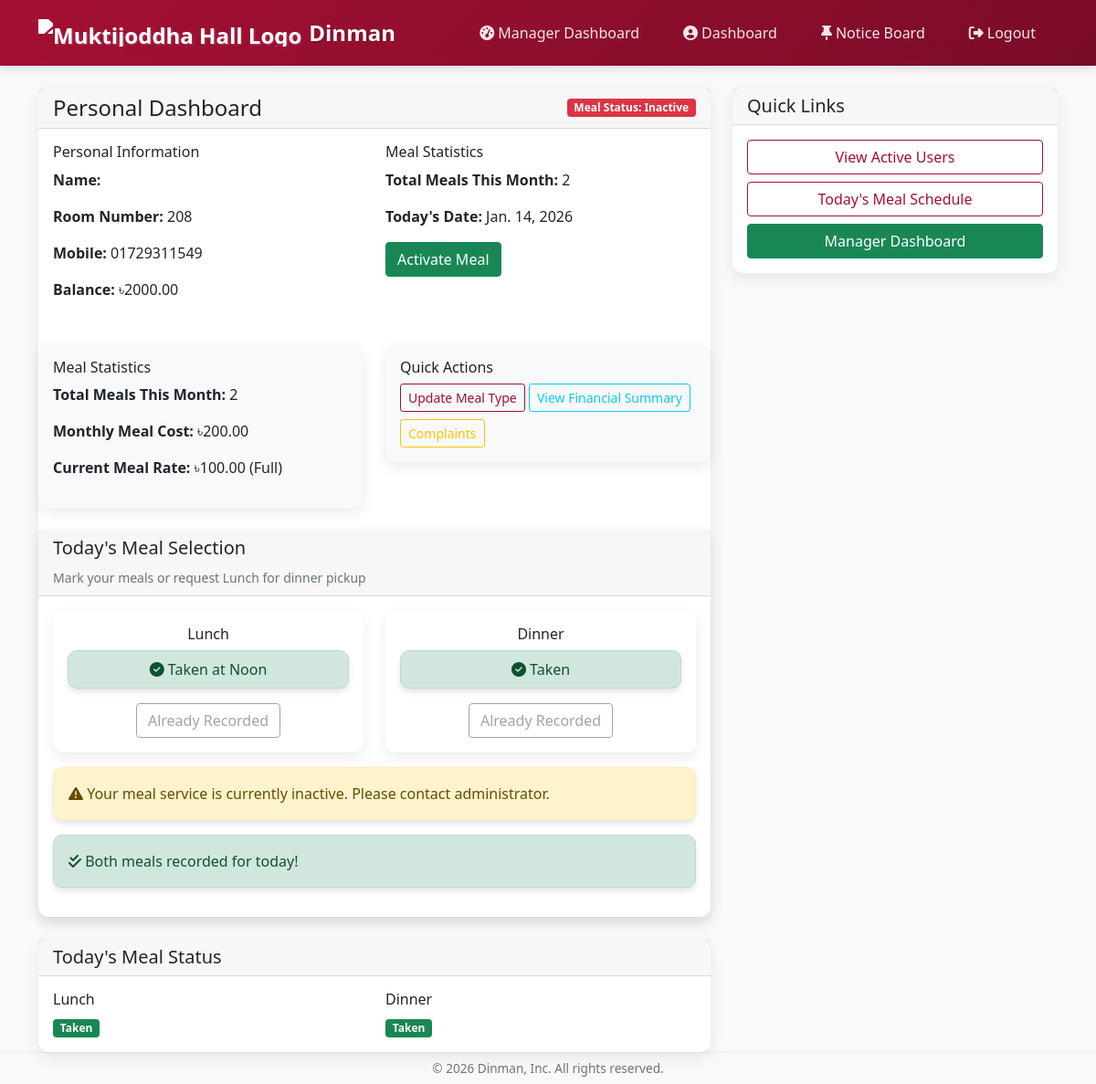
Page /dashboard/ (signed in) on the earlier database version.
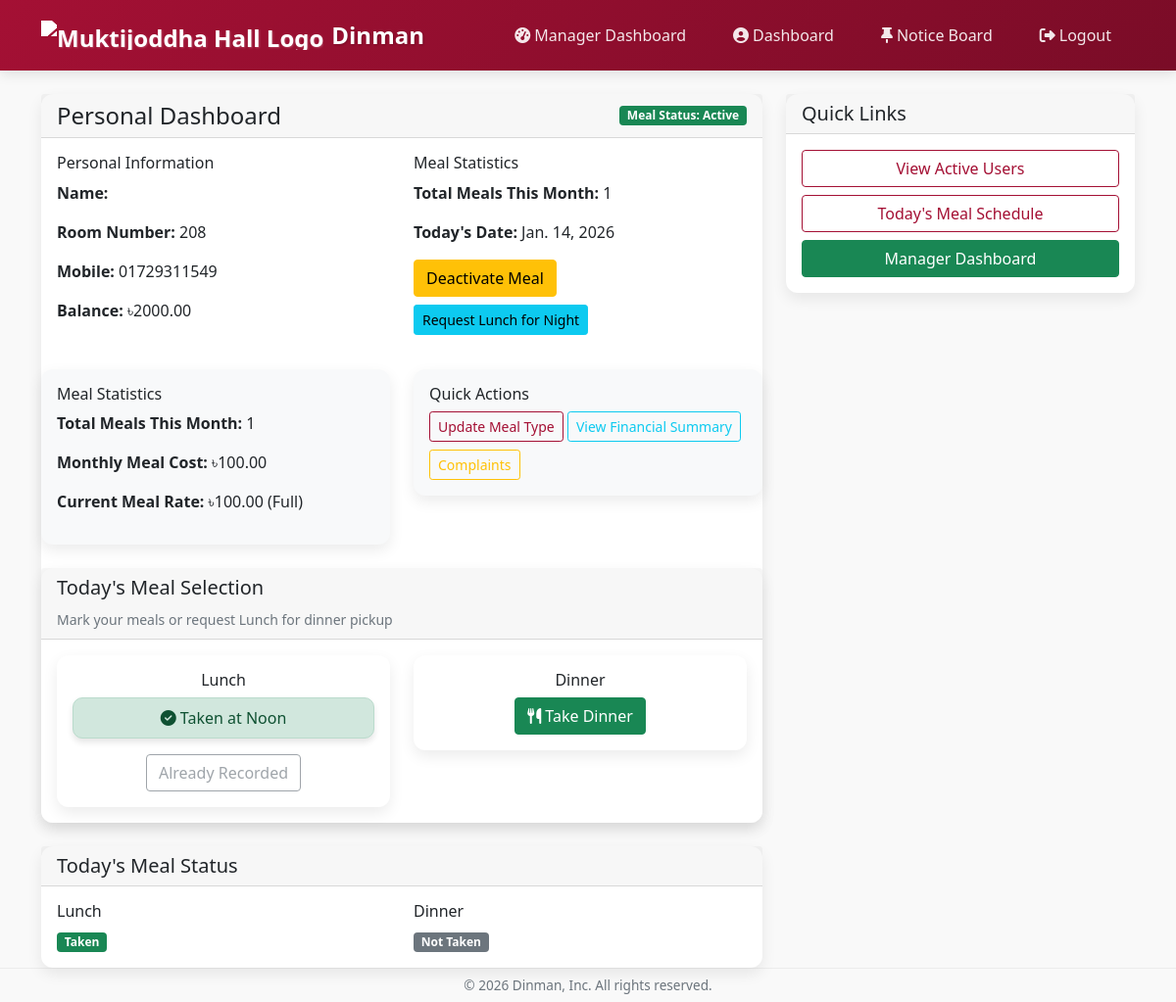
Same page on the later database version.
### dining/models.py (models this page shows, shortened)
class MealRecord(models.Model):
    MEAL_TYPES = [
        ('noon', 'Noon Meal'),
        ('dinner', 'Dinner'),
    ]
    user = models.ForeignKey(User, on_delete=models.CASCADE)
    date = models.DateField(default=timezone.now)
    meal_type = models.CharField(max_length=10, choices=MEAL_TYPES)
    taken = models.BooleanField(default=False)
    requested_for_night = models.BooleanField(default=False)
    meal_count = models.DecimalField(max_digits=4, decimal_places=2, default=1.0)  # 1.0, 2.0, 0.5 etc.
    class Meta:
        unique_together = ['user', 'date', 'meal_type']

### dining/views.py (the view)
# urls.py: path('dashboard/', views.dashboard, name='dashboard'),
@login_required
def dashboard(request):
    user_profile = get_object_or_404(UserProfile, user=request.user)
    today = timezone.now().date()
    today_meals = MealRecord.objects.filter(user=request.user, date=today)
    month_start = timezone.now().replace(day=1)
    meal_records_this_month = MealRecord.objects.filter(
        user=request.user,
        date__gte=month_start,
        taken=True
    )
    total_meals_this_month = meal_records_this_month.aggregate(
        total=Sum('meal_count')
    )['total'] or Decimal('0.00')
    monthly_meal_cost = total_meals_this_month * user_profile.get_meal_rate()
    current_rate = MealRate.objects.filter(effective_from__lte=timezone.now().date()).first()
    if not current_rate:
        current_rate = MealRate.objects.create(full_meal_rate=50.00, half_meal_rate=25.00)
    if user_profile.balance <= 0 and user_profile.meal_active:
        user_profile.meal_active = False
        user_profile.save()
        messages.warning(request, 'Your meal has been automatically deactivated due to insufficient balance.')
    noon_record = MealRecord.objects.filter(
        user=request.user,
        date=today,
        meal_type='noon'
    ).first()
    dinner_record = MealRecord.objects.filter(
        user=request.user,
        date=today,
        meal_type='dinner'
    ).first()
    context = {
        'noon_taken': noon_record.taken if noon_record else False,
        'noon_requested_night': noon_record.requested_for_night if noon_record else False,
        'dinner_taken': dinner_record.taken if dinner_record else False,
        'profile': user_profile,
        'today_meals': today_meals,
        'total_meals_this_month': total_meals_this_month,
        'monthly_meal_cost': monthly_meal_cost,
        'current_rate': current_rate,
        'today': today,
    }
    return render(request, 'dining/dashboard.html', context)

### dining/models.py (called while the page is built)
    def get_meal_rate(self):
        current_rate = MealRate.objects.filter(
            effective_from__lte=timezone.now().date()
        ).order_by('-effective_from').first()
        if not current_rate:
            return Decimal('50.00') if self.meal_type == 'full' else Decimal('25.00')
        if self.meal_type == 'half':
            return current_rate.half_meal_rate
        return current_rate.full_meal_rate

### dining/templates/dining/dashboard.html (shortened to what the changed rows need)
{% extends 'base.html' %}
{% block content %}
<div class="container mt-4">
    <div class="row">
        <div class="col-md-8">
            <div class="card">
                <div class="card-header d-flex justify-content-between align-items-center">
                    <h4 class="mb-0">Personal Dashboard</h4>
                    <span class="badge {% if profile.meal_active %}bg-success{% else %}bg-danger{% endif %}">
                        Meal Status: {% if profile.meal_active %}Active{% else %}Inactive{% endif %}
                    </span>
                </div>
                <div class="card-body">
                    <div class="row">
                        <div class="col-md-6">
                            <h6>Meal Statistics</h6>
                            <p><strong>Total Meals This Month:</strong> {{ total_meals_this_month }}</p>
                            <p><strong>Today's Date:</strong> {{ today }}</p>
                            <div class="mt-3">
                                <form method="POST" action="{% url 'toggle_meal_status' %}">
                                    <button type="submit" class="btn {% if profile.meal_active %}btn-warning{% else %}btn-success{% endif %}">
                                        {% if profile.meal_active %}Deactivate Meal{% else %}Activate Meal{% endif %}
                                    </button>
                                </form>
                                {% if profile.meal_active %}
                                <form method="POST" action="{% url 'request_meal_for_night' %}" class="mt-2">
                                    <button type="submit" class="btn btn-info btn-sm">
                                        Request Lunch for Night
                                    </button>
                                </form>
                                {% endif %}
                            </div>
                        </div>
                    </div>
                </div>
                <div class="row mt-3">
                    <div class="col-md-6">
                        <div class="card bg-light">
                            <div class="card-body">
                                <h6>Meal Statistics</h6>
                                <p><strong>Total Meals This Month:</strong> {{ total_meals_this_month }}</p>
                                <p><strong>Monthly Meal Cost:</strong> ৳{{ monthly_meal_cost }}</p>
                                <p><strong>Current Meal Rate:</strong> ৳{{ profile.get_meal_rate }} ({{ profile.meal_type|title }})</p>
                            </div>
                        </div>
                    </div>
                </div>
                <div class="card mt-4">
                    <div class="card-body">
                        <div class="row">
                            <div class="col-md-6">
                            </div>
                            <div class="col-md-6">
                                <div class="card {% if dinner_taken %}border-success{% endif %}">
                                    <div class="card-body text-center">
                                        <h6>Dinner</h6>
                                        {% if dinner_taken %}
                                            <div class="alert alert-success py-2">
                                                <i class="fas fa-check-circle"></i> Taken
                                            </div>
                                            <button class="btn btn-outline-secondary" disabled>Already Recorded</button>
                                        {% else %}
                                            <form method="POST" action="{% url 'update_meal_count' %}">
                                                <button type="submit" class="btn btn-success"
                                                        {% if not profile.meal_active %}disabled{% endif %}>
                                                    <i class="fas fa-utensils"></i> Take Dinner
                                                </button>
                                            </form>
                                        {% endif %}
                                    </div>
                                </div>
                            </div>
                        </div>
                        {% if not profile.meal_active %}
                            <div class="alert alert-warning mt-3">
                                <i class="fas fa-exclamation-triangle"></i>
                                Your meal service is currently inactive. Please contact administrator.
                            </div>
                        {% endif %}
                        {% if noon_taken and dinner_taken %}
                            <div class="alert alert-success mt-3">
                                <i class="fas fa-check-double"></i>
                                Both meals recorded for today!
                            </div>
                        {% elif noon_requested_night and dinner_taken %}
                            <div class="alert alert-success mt-3">
                                <i class="fas fa-check-double"></i>
                                Noon (dinner pickup) and dinner recorded!
                            </div>
                        {% endif %}
                    </div>
                </div>
            </div>
            <div class="card mt-4">
                <div class="card-body">
                    <div class="row">
                        <div class="col-md-6">
                            <h6>Dinner</h6>
                            {% for meal in today_meals %}
                                {% if meal.meal_type == 'dinner' %}
                                    <span class="badge {% if meal.taken %}bg-success{% else %}bg-secondary{% endif %}">
                                        {% if meal.taken %}Taken{% else %}Not Taken{% endif %}
                                    </span>
                                {% endif %}
                            {% empty %}
                                <span class="badge bg-secondary">Not Recorded</span>
                            {% endfor %}
                        </div>
                    </div>
                </div>
            </div>
        </div>
    </div>
</div>
{% endblock %}

Differences in the rows shown:
changed UserProfile "Full": meal_active False → True (drawn)
changed MealRecord (number 2 of 2 on the later page): taken "Taken" → "Not Taken"
Other differences:
{{ total_meals_this_month }}: "2" → "1"
{{ monthly_meal_cost }}: "200.00" → "100.00"
text no longer shown: "Inactive Activate Meal Taken Already Recorded Your meal service is currently inactive. Please contact administrator. Both meals recorded for today!"
text now shown: "Active Deactivate Meal Request Lunch for Night Take Dinner"
